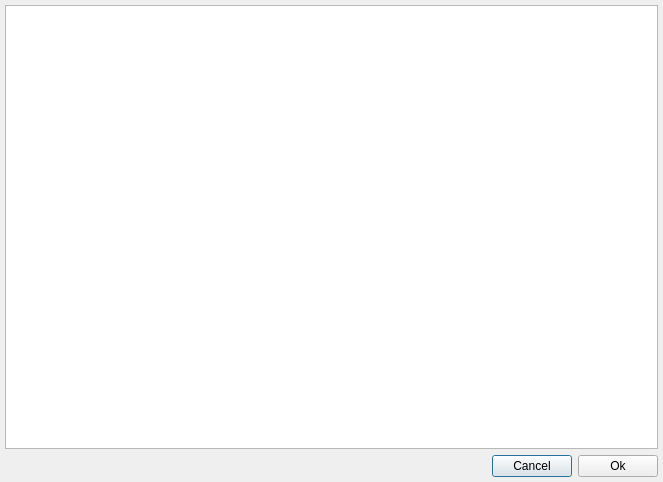
<?xml version="1.0" encoding="UTF-8"?>
<ui version="4.0">
 <class>DepositEditPicklistDialog</class>
 <widget class="QDialog" name="DepositEditPicklistDialog">
  <property name="geometry">
   <rect>
    <x>0</x>
    <y>0</y>
    <width>663</width>
    <height>482</height>
   </rect>
  </property>
  <property name="windowTitle">
   <string>Dialog</string>
  </property>
  <layout class="QVBoxLayout" name="verticalLayout">
   <property name="leftMargin">
    <number>5</number>
   </property>
   <property name="topMargin">
    <number>5</number>
   </property>
   <property name="rightMargin">
    <number>5</number>
   </property>
   <property name="bottomMargin">
    <number>5</number>
   </property>
   <item>
    <widget class="QTableView" name="tableFunds">
     <property name="editTriggers">
      <set>QAbstractItemView::NoEditTriggers</set>
     </property>
     <property name="dragDropOverwriteMode">
      <bool>false</bool>
     </property>
     <property name="selectionMode">
      <enum>QAbstractItemView::MultiSelection</enum>
     </property>
     <property name="selectionBehavior">
      <enum>QAbstractItemView::SelectRows</enum>
     </property>
     <attribute name="horizontalHeaderCascadingSectionResizes">
      <bool>true</bool>
     </attribute>
     <attribute name="horizontalHeaderStretchLastSection">
      <bool>true</bool>
     </attribute>
    </widget>
   </item>
   <item>
    <layout class="QHBoxLayout" name="horizontalLayout">
     <item>
      <spacer name="horizontalSpacer">
       <property name="orientation">
        <enum>Qt::Horizontal</enum>
       </property>
       <property name="sizeHint" stdset="0">
        <size>
         <width>40</width>
         <height>20</height>
        </size>
       </property>
      </spacer>
     </item>
     <item>
      <widget class="QPushButton" name="btnCancel">
       <property name="text">
        <string>Cancel</string>
       </property>
      </widget>
     </item>
     <item>
      <widget class="QPushButton" name="btnOk">
       <property name="text">
        <string>Ok</string>
       </property>
      </widget>
     </item>
    </layout>
   </item>
  </layout>
 </widget>
 <resources/>
 <connections/>
</ui>
